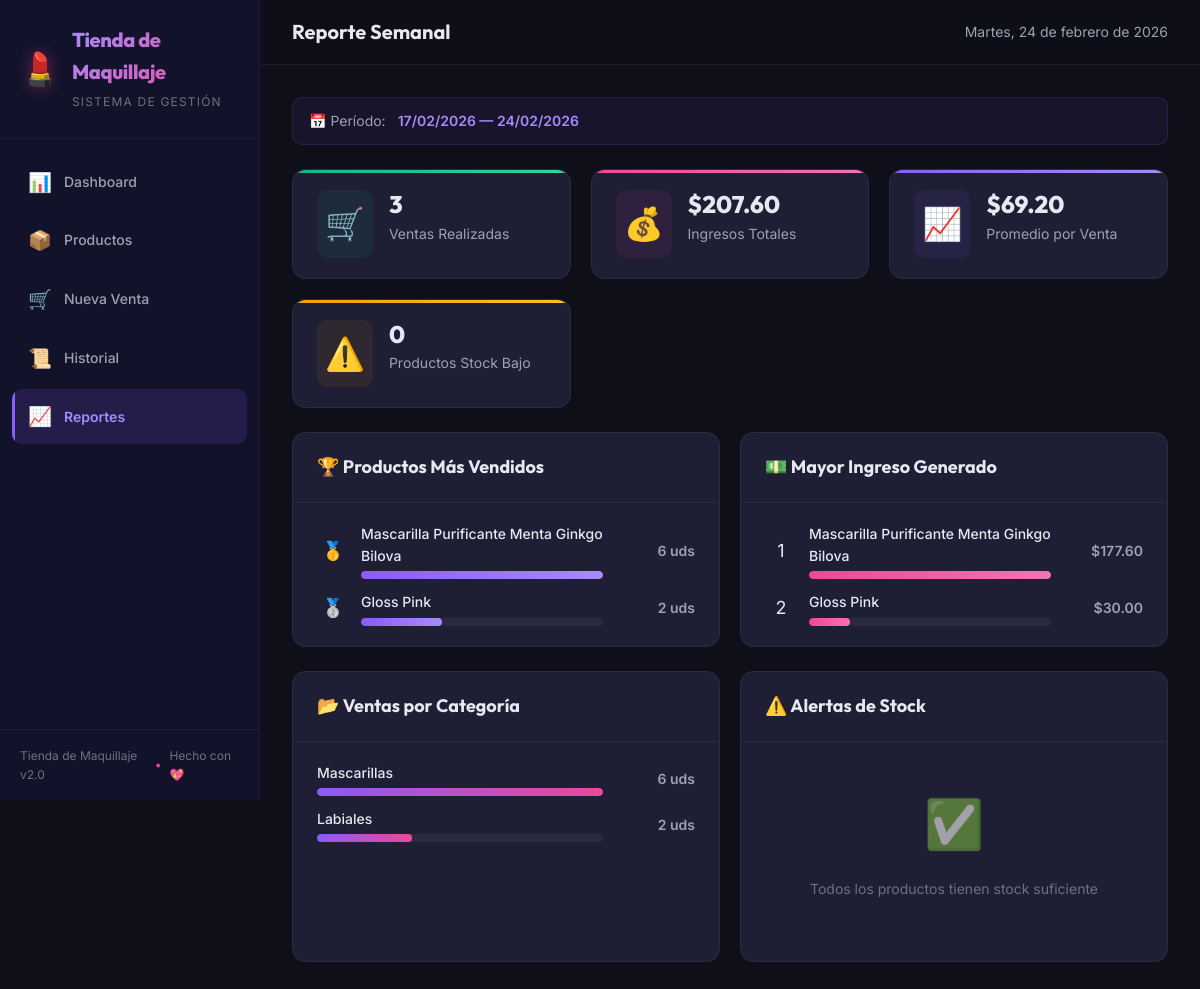
The app's page /reportes/semanal with its own data.
### tables this page shows
CREATE TABLE detalles_venta (
            id INTEGER PRIMARY KEY AUTOINCREMENT,
            venta_id INTEGER NOT NULL,
            producto_id INTEGER NOT NULL,
            nombre_producto TEXT NOT NULL,
            marca_producto TEXT NOT NULL,
            precio_unitario REAL NOT NULL,
            cantidad INTEGER NOT NULL CHECK(cantidad > 0),
            subtotal REAL NOT NULL,
            FOREIGN KEY (venta_id) REFERENCES ventas(id),
            FOREIGN KEY (producto_id) REFERENCES productos(id)
        );

CREATE TABLE productos (
            id INTEGER PRIMARY KEY AUTOINCREMENT,
            nombre TEXT NOT NULL,
            marca TEXT NOT NULL,
            categoria TEXT NOT NULL,
            precio REAL NOT NULL CHECK(precio > 0),
            cantidad_stock INTEGER NOT NULL DEFAULT 0 CHECK(cantidad_stock >= 0),
            activo INTEGER NOT NULL DEFAULT 1,
            fecha_registro TIMESTAMP DEFAULT CURRENT_TIMESTAMP,
            fecha_actualizacion TIMESTAMP DEFAULT CURRENT_TIMESTAMP
        );

### routes/reportes.py (the view)
@reportes_bp.route('/semanal')
def semanal():
    reporte = generar_reporte_semanal()
    return render_template('reportes/semanal.html', reporte=reporte)

### app.py (called while the page is built)
def create_app():
    app = Flask(__name__)
    app.config.from_object(Config)
    with app.app_context():
        init_db()
    app.register_blueprint(dashboard_bp)
    app.register_blueprint(productos_bp)
    app.register_blueprint(ventas_bp)
    app.register_blueprint(reportes_bp)
    @app.template_filter('moneda')
    def formato_moneda(valor):
        try:
            return f"${valor:,.2f}"
        except (ValueError, TypeError):
            return "$0.00"
    @app.errorhandler(404)
    def pagina_no_encontrada(e):
        return "<h1>404 - Página no encontrada</h1><p><a href='/'>Volver al inicio</a></p>", 404
    @app.errorhandler(500)
    def error_interno(e):
        return "<h1>500 - Error interno del servidor</h1><p><a href='/'>Volver al inicio</a></p>", 500
    return app

### models.py (called while the page is built)
def get_db():
    conn = sqlite3.connect(DB_PATH)
    conn.row_factory = sqlite3.Row  # Retorna filas como diccionarios
    conn.execute("PRAGMA foreign_keys = ON")  # Habilitar claves foráneas
    return conn

def obtener_productos(solo_activos=True, categoria=None, stock_bajo=False, stock_minimo=5):
    conn = get_db()
    query = "SELECT * FROM productos WHERE 1=1"
    params = []
    if solo_activos:
        query += " AND activo = 1"
    if categoria:
        query += " AND categoria = ?"
        params.append(categoria)
    if stock_bajo:
        query += " AND cantidad_stock <= ? AND activo = 1"
        params.append(stock_minimo)
    query += " ORDER BY nombre ASC"
    productos = conn.execute(query, params).fetchall()
    conn.close()
    return [dict(p) for p in productos]

def obtener_producto_por_id(producto_id):
    conn = get_db()
    producto = conn.execute("SELECT * FROM productos WHERE id = ?", (producto_id,)).fetchone()
    conn.close()
    return dict(producto) if producto else None

def obtener_ventas_periodo(dias=7):
    conn = get_db()
    fecha_inicio = (datetime.now() - timedelta(days=dias)).strftime("%Y-%m-%d %H:%M:%S")
    ventas = conn.execute(
        "SELECT * FROM ventas WHERE fecha >= ? ORDER BY fecha DESC",
        (fecha_inicio,)
    ).fetchall()
    resultado = []
    for venta in ventas:
        venta_dict = dict(venta)
        detalles = conn.execute(
            "SELECT * FROM detalles_venta WHERE venta_id = ?",
            (venta["id"],)
        ).fetchall()
        venta_dict["detalles"] = [dict(d) for d in detalles]
        resultado.append(venta_dict)
    conn.close()
    return resultado

### templates/reportes/semanal.html (shortened to what this page needs)
{% extends "base.html" %}
{% block page_title %}Reporte Semanal{% endblock %}
{% block content %}
<div class="page-container">
    <div class="report-period">
        <span class="report-period__label">📅 Período:</span>
        <span class="report-period__dates">{{ reporte.periodo.inicio }} — {{ reporte.periodo.fin }}</span>
    </div>
    <div class="stats-grid">
        <div class="stat-card stat-card--success" id="metric-ventas">
            <div class="stat-card__icon">🛒</div>
            <div class="stat-card__content">
                <span class="stat-card__value">{{ reporte.total_ventas }}</span>
                <span class="stat-card__label">Ventas Realizadas</span>
            </div>
        </div>
        <div class="stat-card stat-card--accent" id="metric-ingresos">
            <div class="stat-card__icon">💰</div>
            <div class="stat-card__content">
                <span class="stat-card__value">{{ reporte.total_ingresos | moneda }}</span>
                <span class="stat-card__label">Ingresos Totales</span>
            </div>
        </div>
        <div class="stat-card stat-card--primary" id="metric-promedio">
            <div class="stat-card__icon">📈</div>
            <div class="stat-card__content">
                <span class="stat-card__value">{{ reporte.promedio_por_venta | moneda }}</span>
                <span class="stat-card__label">Promedio por Venta</span>
            </div>
        </div>
        <div class="stat-card stat-card--warning" id="metric-stock-bajo">
            <div class="stat-card__icon">⚠️</div>
            <div class="stat-card__content">
                <span class="stat-card__value">{{ reporte.productos_stock_bajo }}</span>
                <span class="stat-card__label">Productos Stock Bajo</span>
            </div>
        </div>
    </div>
    <div class="dashboard-row">
        <div class="card" id="top-productos">
            <div class="card__header">
                <h3>🏆 Productos Más Vendidos</h3>
            </div>
            <div class="card__body">
                {% if reporte.productos_mas_vendidos %}
                <div class="ranking-list">
                    {% for prod in reporte.productos_mas_vendidos %}
                    <div class="ranking-item">
                        <div class="ranking-item__position">
                            {% if loop.index == 1 %}🥇{% elif loop.index == 2 %}🥈{% elif loop.index == 3 %}🥉{% else
                            %}{{ loop.index }}{% endif %}
                        </div>
                        <div class="ranking-item__info">
                            <span class="ranking-item__name">{{ prod.nombre }}</span>
                            <div class="ranking-item__bar-container">
                                {% set max_cant = reporte.productos_mas_vendidos[0].cantidad if
                                reporte.productos_mas_vendidos else 1 %}
                                {% set porcentaje = (prod.cantidad / max_cant * 100) if max_cant > 0 else 0 %}
                                <div class="ranking-item__bar" style="width: {{ porcentaje }}%"></div>
                            </div>
                        </div>
                        <span class="ranking-item__value">{{ prod.cantidad }} uds</span>
                    </div>
                    {% endfor %}
                </div>
                {% else %}
                <div class="empty-state">
                    <span class="empty-state__icon">📭</span>
                    <p class="empty-state__text">Sin datos de ventas en este período</p>
                </div>
                {% endif %}
            </div>
        </div>
        <div class="card" id="top-ingresos">
            <div class="card__header">
                <h3>💵 Mayor Ingreso Generado</h3>
            </div>
            <div class="card__body">
                {% if reporte.ingresos_por_producto %}
                <div class="ranking-list">
                    {% for prod in reporte.ingresos_por_producto %}
                    <div class="ranking-item">
                        <div class="ranking-item__position">{{ loop.index }}</div>
                        <div class="ranking-item__info">
                            <span class="ranking-item__name">{{ prod.nombre }}</span>
                            <div class="ranking-item__bar-container">
                                {% set max_ing = reporte.ingresos_por_producto[0].ingresos if
                                reporte.ingresos_por_producto else 1 %}
                                {% set porcentaje = (prod.ingresos / max_ing * 100) if max_ing > 0 else 0 %}
                                <div class="ranking-item__bar ranking-item__bar--accent"
                                    style="width: {{ porcentaje }}%"></div>
                            </div>
                        </div>
                        <span class="ranking-item__value">{{ prod.ingresos | moneda }}</span>
                    </div>
                    {% endfor %}
                </div>
                {% else %}
                <div class="empty-state">
                    <span class="empty-state__icon">📭</span>
                    <p class="empty-state__text">Sin datos de ingresos</p>
                </div>
                {% endif %}
            </div>
        </div>
    </div>
    <div class="dashboard-row">
        <div class="card" id="ventas-categoria">
            <div class="card__header">
                <h3>📂 Ventas por Categoría</h3>
            </div>
            <div class="card__body">
                {% if reporte.ventas_por_categoria %}
                <div class="ranking-list">
                    {% for cat in reporte.ventas_por_categoria %}
                    <div class="ranking-item">
                        <div class="ranking-item__info">
                            <span class="ranking-item__name">{{ cat.categoria }}</span>
                            <div class="ranking-item__bar-container">
                                {% set max_cat = reporte.ventas_por_categoria[0].cantidad if
                                reporte.ventas_por_categoria else 1 %}
                                {% set porcentaje = (cat.cantidad / max_cat * 100) if max_cat > 0 else 0 %}
                                <div class="ranking-item__bar ranking-item__bar--gradient"
                                    style="width: {{ porcentaje }}%"></div>
                            </div>
                        </div>
                        <span class="ranking-item__value">{{ cat.cantidad }} uds</span>
                    </div>
                    {% endfor %}
                </div>
                {% else %}
                <div class="empty-state">
                    <span class="empty-state__icon">📭</span>
                    <p class="empty-state__text">Sin datos de categorías</p>
                </div>
                {% endif %}
            </div>
        </div>
        <div class="card" id="alertas-reporte">
            <div class="card__header">
                <h3>⚠️ Alertas de Stock</h3>
            </div>
            <div class="card__body">
                {% if reporte.alertas_stock %}
                <div class="alert-list">
                    {% for alerta in reporte.alertas_stock %}
                    <div class="alert-item">
                        <div class="alert-item__info">
                            <span
                                class="alert-item__indicator {% if alerta.stock == 0 %}indicator--danger{% else %}indicator--warning{% endif %}"></span>
                            <span class="alert-item__name">{{ alerta.nombre }}</span>
                        </div>
                        <div class="alert-item__stock">
                            <span
                                class="stock-badge {% if alerta.stock == 0 %}stock-badge--danger{% else %}stock-badge--warning{% endif %}">
                                {{ alerta.stock }} uds
                            </span>
                            <a href="{{ url_for('productos.editar', producto_id=alerta.id) }}"
                                class="btn btn--sm btn--outline">
                                Reabastecer
                            </a>
                        </div>
                    </div>
                    {% endfor %}
                </div>
                {% else %}
                <div class="empty-state">
                    <span class="empty-state__icon">✅</span>
                    <p class="empty-state__text">Todos los productos tienen stock suficiente</p>
                </div>
                {% endif %}
            </div>
        </div>
    </div>
</div>
{% endblock %}

### records on screen
detalles_venta: nombre "Mascarilla Purificante Menta Ginkgo Bilova", {{ porcentaje }} 100.0 (drawn), cantidad "6", ingresos|moneda "$177.60"
detalles_venta: nombre "Gloss Pink", {{ porcentaje }} 33.33333333333333 (drawn), cantidad "2", {{ porcentaje }} 16.89189189189189 (drawn), ingresos|moneda "$30.00"
productos: categoria "Mascarillas", {{ porcentaje }} 100.0 (drawn), cantidad "6"
productos: categoria "Labiales", {{ porcentaje }} 33.33333333333333 (drawn), cantidad "2"

### other values on screen
{{ reporte.periodo.inicio }} "17/02/2026"
{{ reporte.periodo.fin }} "24/02/2026"
{{ reporte.total_ventas }} "3"
{{ reporte.total_ingresos | moneda }} "$207.60"
{{ reporte.promedio_por_venta | moneda }} "$69.20"
{{ reporte.productos_stock_bajo }} "0"
